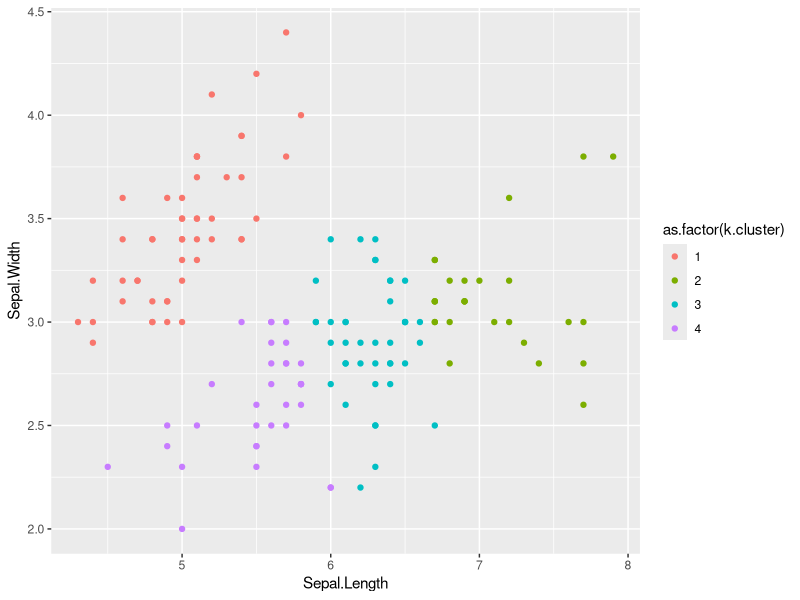
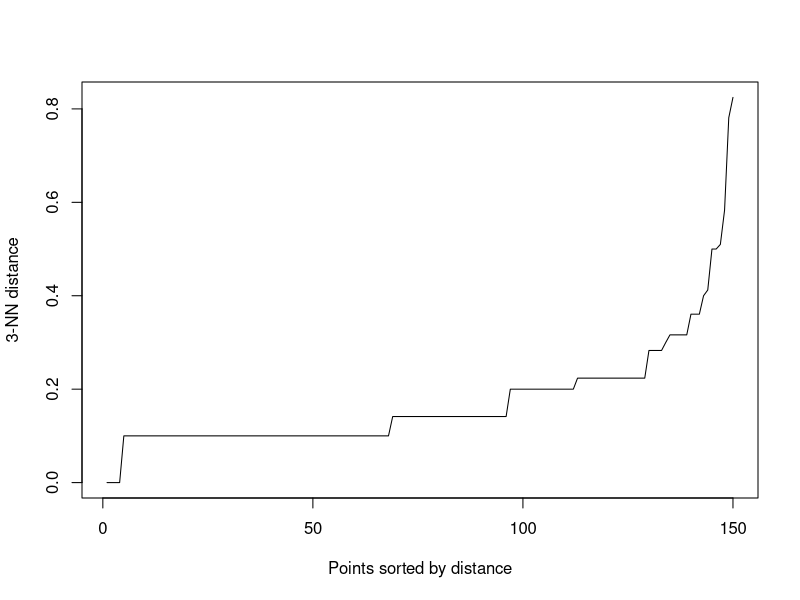
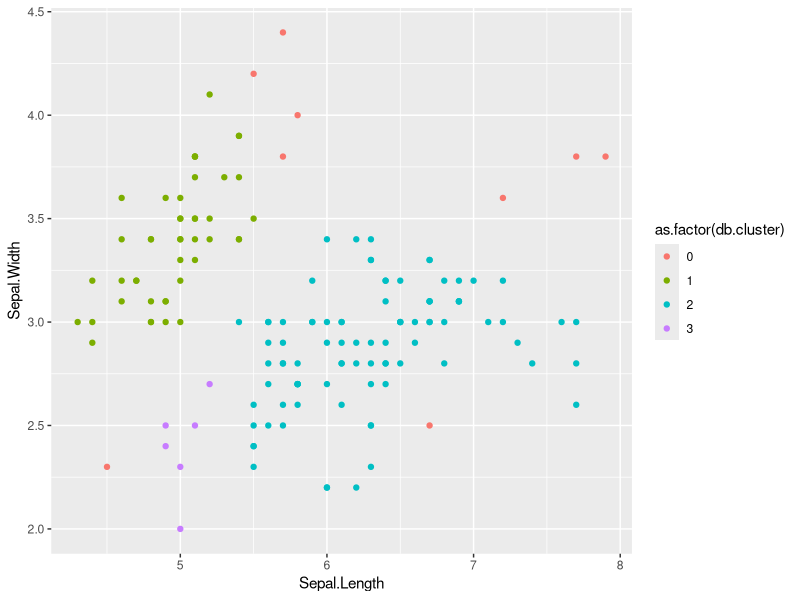
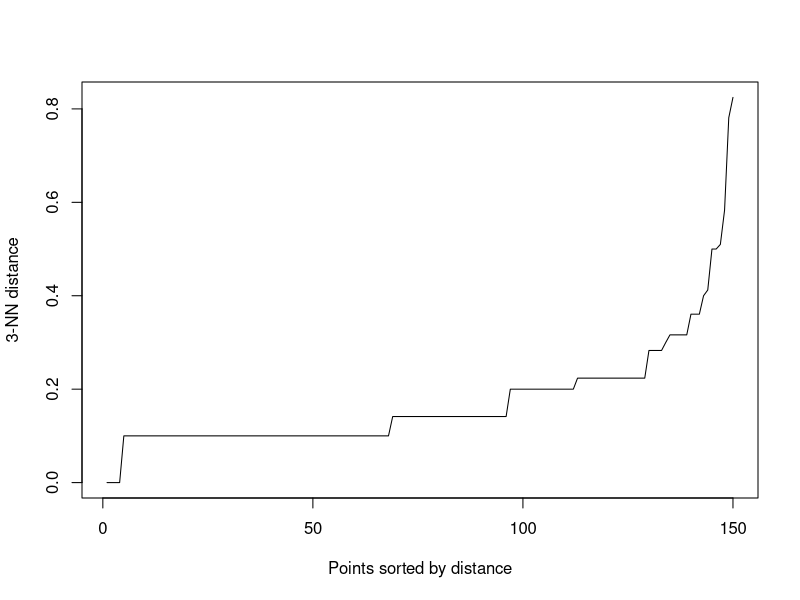
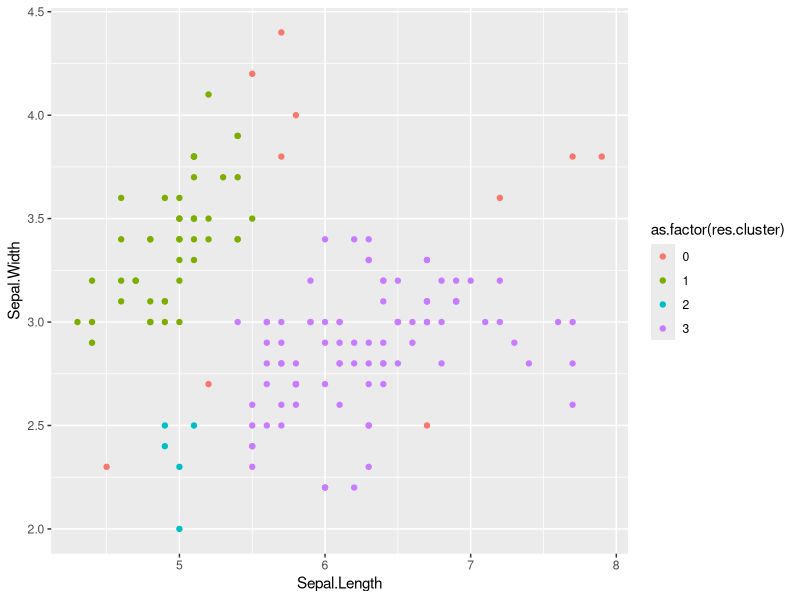
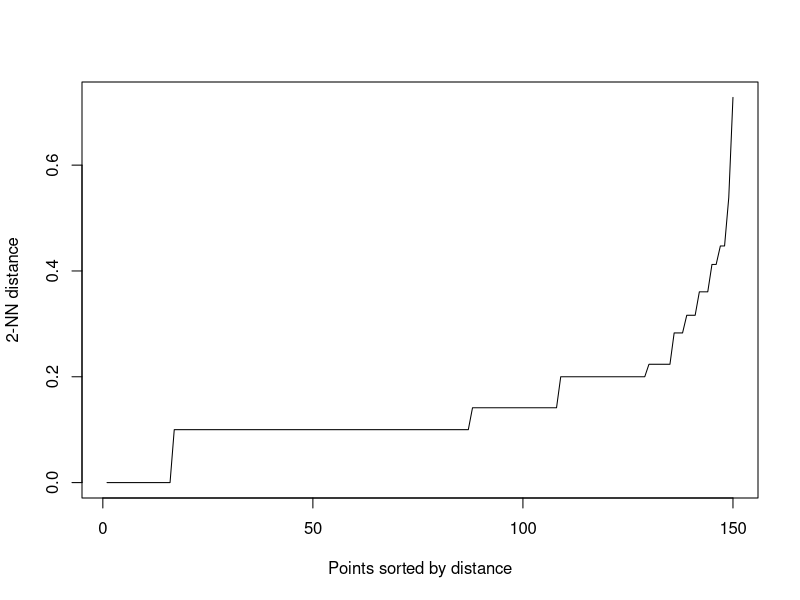
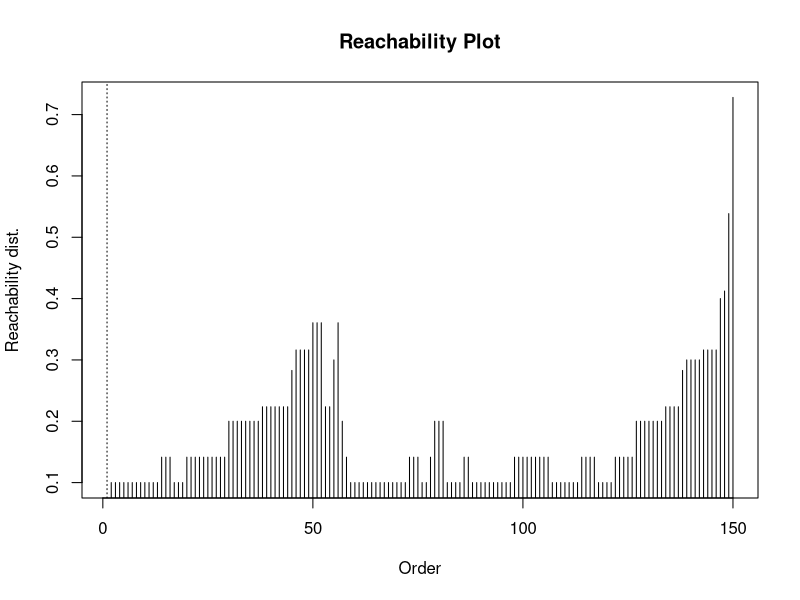
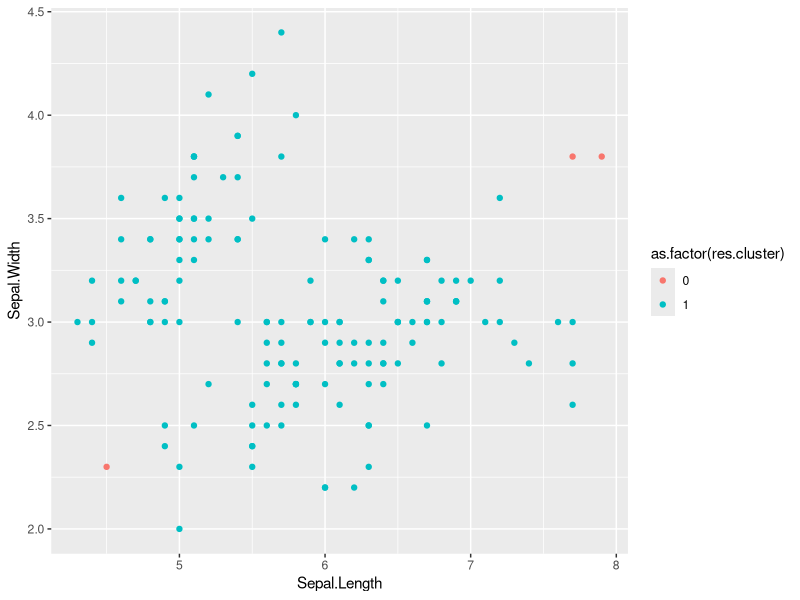

Source code (R) for these figures, in order:
library(dbscan)
library(ggplot2)


###simple k-means clustering

k <- kmeans(iris[,1:2], 4)
df <- data.frame(iris[,1:2], k$cluster)
ggplot(df, aes(x = Sepal.Length, y = Sepal.Width, color = as.factor(k.cluster))) + geom_point() 


##elbow method

ir <- data.frame(iris[,1:2], cluster = k$cluster)
irc <- data.frame(k$centers, cluster = rownames(k$centers))
irr <- merge(ir, irc, by = "cluster")

sum(((irr$Sepal.Length.x-irr$Sepal.Length.y)^2)+((irr$Sepal.Width.x-irr$Sepal.Width.y)^2))



###implementing a dbscan clustering algorithm

d <- iris[,1:2]

kNNdistplot(d, k = dim(d)[2]+1)   # The plot can be used to help find a suitable value for the eps, k = dim +1

db <- dbscan(d, eps = .3, minPts = dim(d)[2]+1)
df1 <- data.frame(d, db$cluster)
ggplot(df1, aes(x = Sepal.Length, y = Sepal.Width, color = as.factor(db.cluster))) + geom_point() 


###implementing the optics algorithm

d <- iris[,1:2]

kNNdistplot(d, k = dim(d)[2]+1) 

max.dist <- max(kNNdist(d, dim(d)[2]+1))

op <- optics(d, eps = max.dist, minPts = dim(d)[2]+1)  #eps is only the upper limit to reduce complexity & minPts has a different meaning

res <- extractDBSCAN(op, eps_cl = 0.3)
df2 <- data.frame(d, res$cluster)
ggplot(df2, aes(x = Sepal.Length, y = Sepal.Width, color = as.factor(res.cluster))) + geom_point() 



####



d <- iris[,1:2]

kNNdistplot(d, k = 2) 

max.dist <- max(kNNdist(d, dim(d)[2]+1))

op <- optics(d, eps = Inf, minPts = 5)  #eps is only the upper limit to reduce complexity & minPts has a different meaning
plot(op)
unique(paste(op$reachdist))

res <- extractDBSCAN(op, eps_cl = 0.4)
df2 <- data.frame(d, res$cluster)
ggplot(df2, aes(x = Sepal.Length, y = Sepal.Width, color = as.factor(res.cluster))) + geom_point() 


library(dbscan)

d <- data.frame(a = c(30, 9, 4 ,5, 4.2, 7, 8,4, 3, 2, 15, 16, 18, 17, 18, 34, 33, 32), b = 1:1)
#d <- data.frame(a = c(2, 9, 4 ,5, 4.2, 7), b = 1:1)
op <- optics(d, eps = Inf, minPts = 2) 
op$order
op$coredist
op$reachdist


df <- data.frame(data = d$a[op$order], 
           #order = op$order,
           cored = op$coredist[op$order], 
           reach = op$reachdist[op$order]) 
df
